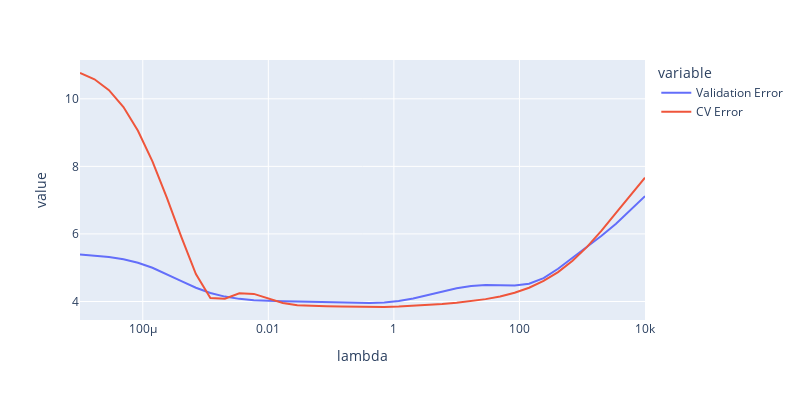

The code cell stored with this chart in its notebook:
### Markdown cell above
The code below shows the validation error that we computed in the previous problem as well as the 4-fold cross-validation error. Note that the cross-validation error shows a similar dependency on $\lambda$ relative to the validation error. This is because they are both doing the same thing: trying to estimate the expected error on unseen data drawn from the distribution from which the training set was drawn. 

In other words, this figure compares simple cross-validation with 4-fold cross-validation.

### Code cell
px.line(error_vs_lambda, x = "lambda", y = ["Validation Error", "CV Error"], 
        log_x=True, height = 400, width = 800)

### Figure 1 — Plotly figure (JSON) as saved in the notebook; plotly's stock layout.template omitted (floating-point values rounded to 4 significant figures)
{"data": [{"hovertemplate": "variable=Validation Error<br>lambda=%{x}<br>value=%{y}<extra></extra>", "legendgroup": "Validation Error", "line": {"color": "#636efa", "dash": "solid"}, "marker": {"symbol": "circle"}, "mode": "lines", "name": "Validation Error", "orientation": "v", "showlegend": true, "type": "scatter", "x": [1e-05, 1.701e-05, 2.894e-05, 4.924e-05, 8.377e-05, 0.0001425, 0.0002424, 0.0004125, 0.0007017, 0.001194, 0.002031, 0.003455, 0.005878, 0.01, 0.01701, 0.02894, 0.04924, 0.08377, 0.1425, 0.2424, 0.4125, 0.7017, 1.194, 2.031, 3.455, 5.878, 10, 17.01, 28.94, 49.24, 83.77, 142.5, 242.4, 412.5, 701.7, 1194.0, 2031.0, 3455.0, 5878.0, 10000], "xaxis": "x", "y": [5.39, 5.363, 5.319, 5.25, 5.145, 4.998, 4.81, 4.603, 4.408, 4.253, 4.145, 4.078, 4.039, 4.018, 4.008, 4.001, 3.994, 3.985, 3.973, 3.962, 3.958, 3.971, 4.012, 4.086, 4.187, 4.296, 4.392, 4.459, 4.486, 4.479, 4.47, 4.524, 4.693, 4.968, 5.29, 5.615, 5.946, 6.304, 6.699, 7.119], "yaxis": "y"}, {"hovertemplate": "variable=CV Error<br>lambda=%{x}<br>value=%{y}<extra></extra>", "legendgroup": "CV Error", "line": {"color": "#EF553B", "dash": "solid"}, "marker": {"symbol": "circle"}, "mode": "lines", "name": "CV Error", "orientation": "v", "showlegend": true, "type": "scatter", "x": [1e-05, 1.701e-05, 2.894e-05, 4.924e-05, 8.377e-05, 0.0001425, 0.0002424, 0.0004125, 0.0007017, 0.001194, 0.002031, 0.003455, 0.005878, 0.01, 0.01701, 0.02894, 0.04924, 0.08377, 0.1425, 0.2424, 0.4125, 0.7017, 1.194, 2.031, 3.455, 5.878, 10, 17.01, 28.94, 49.24, 83.77, 142.5, 242.4, 412.5, 701.7, 1194.0, 2031.0, 3455.0, 5878.0, 10000], "xaxis": "x", "y": [10.76, 10.58, 10.25, 9.756, 9.055, 8.148, 7.07, 5.905, 4.811, 4.104, 4.08, 4.241, 4.225, 4.087, 3.957, 3.89, 3.868, 3.859, 3.85, 3.842, 3.837, 3.838, 3.848, 3.867, 3.893, 3.925, 3.963, 4.01, 4.07, 4.149, 4.257, 4.407, 4.608, 4.87, 5.204, 5.617, 6.1, 6.625, 7.158, 7.666], "yaxis": "y"}], "layout": {"height": 400, "legend": {"title": {"text": "variable"}, "tracegroupgap": 0}, "margin": {"t": 60}, "width": 800, "xaxis": {"anchor": "y", "domain": [0, 1], "title": {"text": "lambda"}, "type": "log"}, "yaxis": {"anchor": "x", "domain": [0, 1], "title": {"text": "value"}}}}
